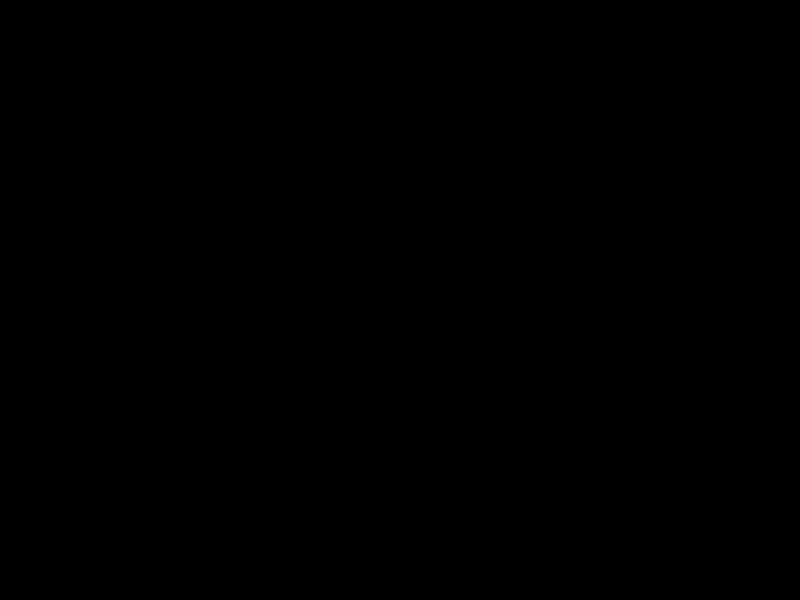
Frame 1 (no input)
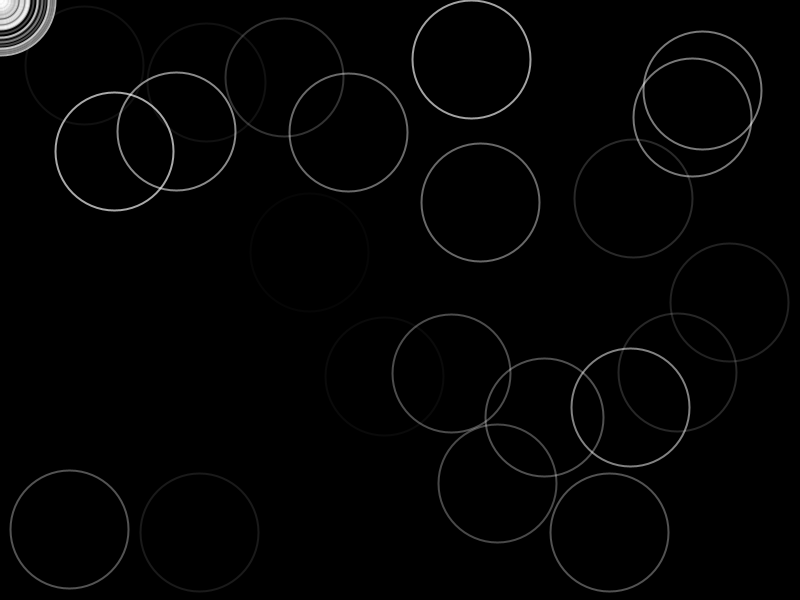
Frame 60 (the mouse pressed at the canvas centre just before this capture)
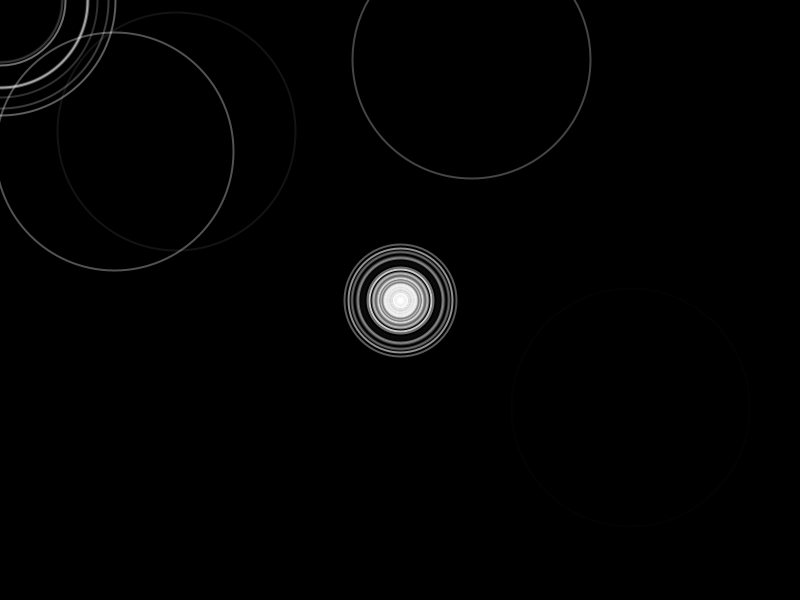
Frame 120 (the mouse held since frame 60 and released just before this capture)

The Processing sketch that drew these frames (run headless with seeded random() and noise(); from frame 60 on, the mouse is pressed at the canvas centre):

// Processing sketch: rain
// ── rain.pde
import java.util.*;

Manager m;

void setup ()
{
  size(800,600);
  m = new Manager();
  
  for (int i=0; i<100; i++)
    m.add(new Circle(random(50,750),random(50,550),random(0.005,0.05)));
  
  
  colorMode(RGB);
}

void draw ()
{
  background(0);
  
  m.render();
  m.update();
  
  m.add(new Circle(mouseX,mouseY,random(0.005,0.05)));
  /*for (int i=0; i<2; i++)
    m.add(new Circle(random(50,750),random(50,550),random(0.005,0.05)));*/
}

// ── Circle.pde
public class Circle extends Particle
{
  private int t;
  
  public Circle(float x, float y, float dlife)
  {
    super(x, y, 0f, 0f, dlife);
    t = 0;
  }
  
  public void render()
  {
    stroke(255, 255*life);
    strokeWeight(2);
    noFill();
    ellipse(m_x,m_y, 2*t, 2*t);
  }
  
  
  public boolean update ()
  {
    t += 1;
    life -= dlife;
    return life>0;
  }
}

// ── Particle.pde
abstract class Particle
{
  protected float m_x, m_y;
  protected float m_vx, m_vy;
  
  protected float life;
  protected float dlife;
  
  public Particle (float posx, float posy, float vx, float vy, float dlife)
  {
    m_x = posx;
    m_y = posy;
    m_vx = vx;
    m_vy = vy;
    life = 1f;
    this.dlife = dlife;
  }
  
  
  public abstract void render ();
  public abstract boolean update ();
}

class Manager
{
  protected ArrayList<Particle> m_particles;
  
  public Manager ()
  {
    m_particles = new ArrayList<Particle> ();
  }
  
  public void add (Particle p)
  {
    m_particles.add(p);
  }
  
  public void remove(Particle p)
  {
    m_particles.remove(p);
  }
  
  public void render ()
  {
    for (Particle p : m_particles)
      p.render();
  }
  
  public void update ()
  {
    Iterator<Particle> iter =  m_particles.iterator();
    while(iter.hasNext()){
      Particle p = iter.next();
      if(!p.update()){
          iter.remove();
      }
    }
  }
}
